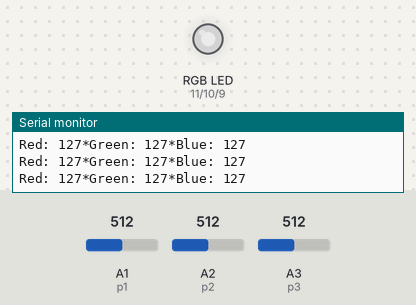
Simulated run of this sketch. Board: Arduino Uno, built with avr-gcc and run on an emulated ATmega328P. Shown: an RGB LED mixed from three pins (HIGH = lit), the last lines printed to the serial monitor. The test bench sets the inputs (shaded band); at power-on: A1 (p1) = 512, A3 (p3) = 512, A2 (p2) = 512. Dim RGB values are drawn brighter than linear.

Above: at 1.2 s.
1.3 s: A1 (p1) set to 417
At 1.8 s:
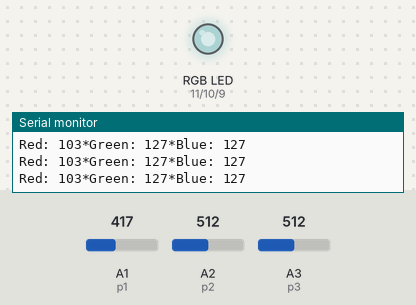
4.3 s: A1 (p1) set to 384
At 5.2 s:
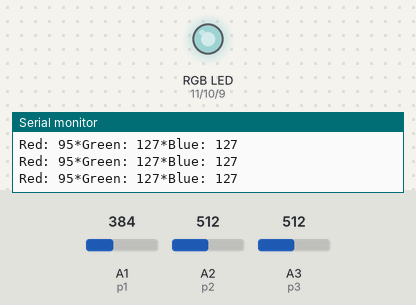
7.3 s: A3 (p3) set to 409
At 8.5 s:
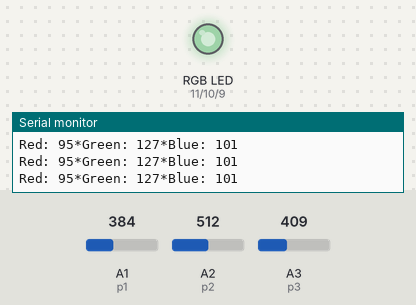
10.3 s: A3 (p3) set to 386
At 11.5 s:
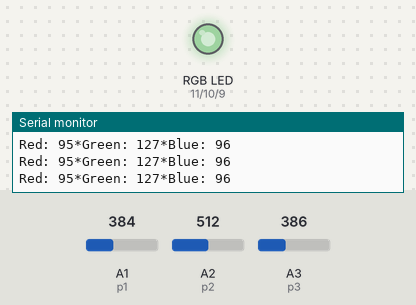
11.8 s: A2 (p2) set to 420
At 13.2 s:
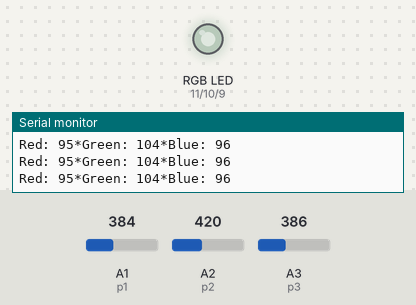
14.8 s: A2 (p2) set to 392
At 16.1 s:
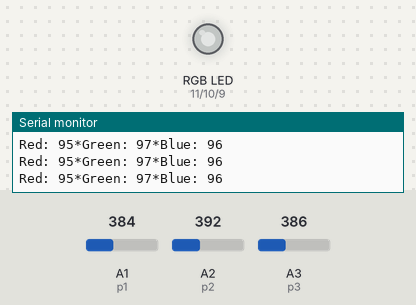
Timing chart, 0 to 17.8 s (numbered marks = the images above; inputs shaded):
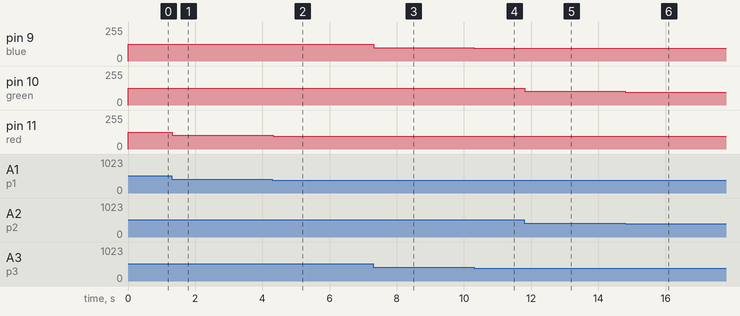

The sketch:

LedRGBPotenciometro.ino
```cpp
#define red 11
#define green 10
#define blue 9
//Variáveis dos Potenciometros
int p1 = 1;
int p2 = 2;
int p3 = 3;

void setup() {
  pinMode(red,OUTPUT);
  pinMode(green,OUTPUT);
  pinMode(blue,OUTPUT);
  pinMode(p1,INPUT);
  pinMode(p2,INPUT);
  pinMode(p3,INPUT);
  //Iniciar com todos os leds apagados
  digitalWrite(red,HIGH);
  digitalWrite(green,HIGH);
  digitalWrite(blue,HIGH);
  Serial.begin(9600);
}

void loop() {
  /*Variáveis responsáveis por guardar
    o valor convertido dos potenciômetros*/
  int r = (analogRead(p1)/4.01176471);
  int g = (analogRead(p2)/4.01176471);
  int b = (analogRead(p3)/4.01176471);
  //Escrevendo nos leds
  analogWrite(red,r);
  analogWrite(green,g);
  analogWrite(blue,b);
  /*Escrevendo no monitor serial
    as informações sobre os valores colhidos*/
  Serial.print("Red: ");
  Serial.print(r);
  Serial.print("*");
  Serial.print("Green: ");
  Serial.print(g);
  Serial.print("*");
  Serial.print("Blue: ");
  Serial.println(b);
}
```

Measured:
- after the input at 1.3 s, pin 11 (red): 127/255 → 103/255 at once
- after the input at 4.3 s, pin 11 (red): 103/255 → 95/255 at once
- after the input at 7.3 s, pin 9 (blue): 127/255 → 101/255 at once
- after the input at 10.3 s, pin 9 (blue): 101/255 → 96/255 at once
- after the input at 11.8 s, pin 10 (green): 127/255 → 104/255 at once
- after the input at 14.8 s, pin 10 (green): 104/255 → 97/255 at once
